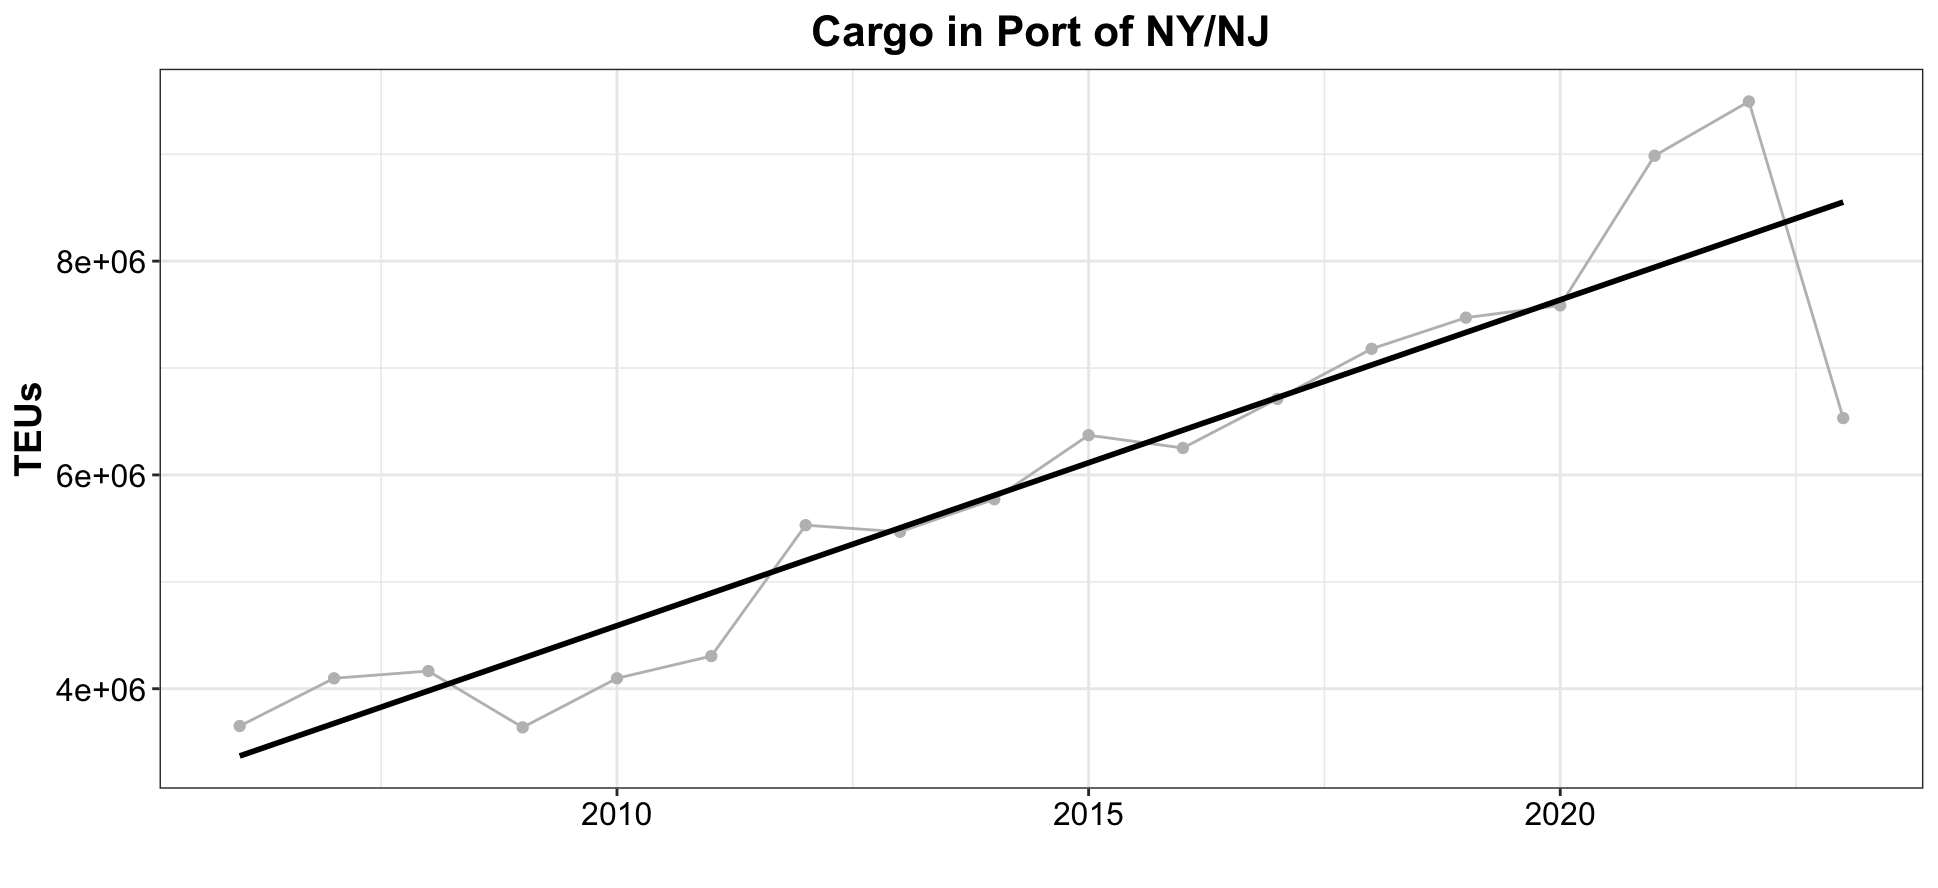

Write the R code that produced this figure.
## Figures for TEUs of cargo

## **Laura Gruenburg, lagruenburg@gmail.com**

##   **LAST UPDATED: 2023 Report**


#####load required functions
#  You will need to download the functions from here https://gist.github.com/gavinsimpson/e73f011fdaaab4bb5a30

setwd("~/Desktop/NYB Indicators/Deriv")
source("Deriv.R")
library(mgcv)
library(ggplot2)
#library(mgcViz)
library(ggpubr)

#######Load the datasets
setwd("/Users/nyelab/Desktop/NYB Indicators/NYB_Indicators_Calculations/Final_Timeseries_Figures/Timeseries_Files_2023")
ds<-read.csv("TEUs_2023.csv", header = TRUE)

qTEUs = quantile(ds[ds$Year > 1949, ]$TEUs, probs = c(.30, .70))

# find the last 5 years mean
mn_TEUs5 = mean(ds[ds$Year > 1949, ]$TEUs[ds[ds$Year > 1949, ]$Year >= 2019])
# what percentile the data is in
mn_TEUs5 >qTEUs

# Creat a GAM - adjust k and remember to check model
mod<- gam(TEUs ~ s(Year, k=5), data = ds)
summary(mod) #check out model
gam.check(mod)

pdata <- with(ds, data.frame(Year = Year))
p2_mod <- predict(mod, newdata = pdata,  type = "terms", se.fit = TRUE)
intercept = 5961455   # look at p2_mod and extract the intercept
pdata <- transform(pdata, p2_mod = p2_mod$fit[,1], se2 = p2_mod$se.fit[,1])

#  Now that we have the model prediction, the next step is to calculate the first derivative
#  Then determine which increases and decreases are significant
Term = "Year"
mod.d <- Deriv(mod, n=18) # n is the number of Years
mod.dci <- confint(mod.d, term = Term)
mod.dsig <- signifD(pdata$p2_mod, d = mod.d[[Term]]$deriv,
                    +                    mod.dci[[Term]]$upper, mod.dci[[Term]]$lower)

# Take a quick look to make sure it appears ok before final plotting
plot(TEUs ~ Year, data = ds)
lines(TEUs ~ Year, data = ds)
lines(p2_mod+intercept ~ Year, data = pdata, type = "n")
lines(p2_mod+intercept ~ Year, data = pdata)
lines(unlist(mod.dsig$incr)+intercept ~ Year, data = pdata, col = "blue", lwd = 3)
lines(unlist(mod.dsig$decr)+intercept ~ Year, data = pdata, col = "red", lwd = 3)

linearMod<- lm(TEUs ~ Year, data=ds)
summary(linearMod)

p1 = ggplot() + 
  geom_line(data = ds, aes(x = Year, y = TEUs), color = 'grey') +
  geom_point(data = ds, aes(x = Year, y = TEUs), color = 'gray') + 
  #geom_point(data = ds[54:55, ], aes(x = Year, y = TEUs), shape = 17, size = 3) + 
  geom_smooth(data = ds, aes(x = Year, y = TEUs), method = lm, se = FALSE, color = 'black') + 
  #geom_line(data=pdata, aes(x = Year, y = p2_mod+intercept), se = FALSE, color = 'black', linetype = 'twodash', size = 1) + 
  #geom_line(data = pdata, aes(y = unlist(mod.dsig$incr)+intercept, x = Year), color = "blue", size = 1) + 
  #geom_line(data = pdata, aes(y = unlist(mod.dsig$decr)+intercept, x = Year), color = 'red', size = 1) + 
  theme_bw() +
  labs (y = bquote("TEUs"), x = '', title = 'Cargo in Port of NY/NJ') + 
  theme(plot.title=element_text(size = 16,face = 'bold',hjust = 0.5), axis.title=element_text(size = 14, face = 'bold'), axis.text= element_text(color = 'black', size = 12))
